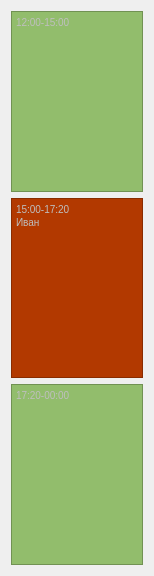
                     <widget class="QWidget" name="scrollAreaWidgetContents_6">
                      <property name="geometry">
                       <rect>
                        <x>0</x>
                        <y>0</y>
                        <width>154</width>
                        <height>576</height>
                       </rect>
                      </property>
                      <layout class="QVBoxLayout" name="verticalLayout_18">
                       <item>
                        <widget class="QTextEdit" name="textEdit_14">
                         <property name="enabled">
                          <bool>false</bool>
                         </property>
                         <property name="minimumSize">
                          <size>
                           <width>0</width>
                           <height>50</height>
                          </size>
                         </property>
                         <property name="maximumSize">
                          <size>
                           <width>16777215</width>
                           <height>16777215</height>
                          </size>
                         </property>
                         <property name="styleSheet">
                          <string notr="true">background-color: rgb(146, 189, 108);</string>
                         </property>
                         <property name="html">
                          <string>&lt;!DOCTYPE HTML PUBLIC &quot;-//W3C//DTD HTML 4.0//EN&quot; &quot;http://www.w3.org/TR/REC-html40/strict.dtd&quot;&gt;
&lt;html&gt;&lt;head&gt;&lt;meta name=&quot;qrichtext&quot; content=&quot;1&quot; /&gt;&lt;style type=&quot;text/css&quot;&gt;
p, li { white-space: pre-wrap; }
&lt;/style&gt;&lt;/head&gt;&lt;body style=&quot; font-family:'MS Shell Dlg 2'; font-size:7.8pt; font-weight:400; font-style:normal;&quot;&gt;
&lt;p style=&quot; margin-top:0px; margin-bottom:0px; margin-left:0px; margin-right:0px; -qt-block-indent:0; text-indent:0px;&quot;&gt;12:00-15:00&lt;/p&gt;&lt;/body&gt;&lt;/html&gt;</string>
                         </property>
                        </widget>
                       </item>
                       <item>
                        <widget class="QTextEdit" name="textEdit_15">
                         <property name="enabled">
                          <bool>false</bool>
                         </property>
                         <property name="minimumSize">
                          <size>
                           <width>0</width>
                           <height>50</height>
                          </size>
                         </property>
                         <property name="maximumSize">
                          <size>
                           <width>16777215</width>
                           <height>16777215</height>
                          </size>
                         </property>
                         <property name="styleSheet">
                          <string notr="true">background-color: rgb(178, 57, 0);</string>
                         </property>
                         <property name="html">
                          <string>&lt;!DOCTYPE HTML PUBLIC &quot;-//W3C//DTD HTML 4.0//EN&quot; &quot;http://www.w3.org/TR/REC-html40/strict.dtd&quot;&gt;
&lt;html&gt;&lt;head&gt;&lt;meta name=&quot;qrichtext&quot; content=&quot;1&quot; /&gt;&lt;style type=&quot;text/css&quot;&gt;
p, li { white-space: pre-wrap; }
&lt;/style&gt;&lt;/head&gt;&lt;body style=&quot; font-family:'MS Shell Dlg 2'; font-size:7.8pt; font-weight:400; font-style:normal;&quot;&gt;
&lt;p style=&quot; margin-top:0px; margin-bottom:0px; margin-left:0px; margin-right:0px; -qt-block-indent:0; text-indent:0px;&quot;&gt;15:00-17:20&lt;/p&gt;
&lt;p style=&quot; margin-top:0px; margin-bottom:0px; margin-left:0px; margin-right:0px; -qt-block-indent:0; text-indent:0px;&quot;&gt;Иван&lt;/p&gt;&lt;/body&gt;&lt;/html&gt;</string>
                         </property>
                        </widget>
                       </item>
                       <item>
                        <widget class="QTextEdit" name="textEdit_16">
                         <property name="enabled">
                          <bool>false</bool>
                         </property>
                         <property name="minimumSize">
                          <size>
                           <width>0</width>
                           <height>50</height>
                          </size>
                         </property>
                         <property name="maximumSize">
                          <size>
                           <width>16777215</width>
                           <height>16777215</height>
                          </size>
                         </property>
                         <property name="styleSheet">
                          <string notr="true">background-color: rgb(146, 189, 108);</string>
                         </property>
                         <property name="html">
                          <string>&lt;!DOCTYPE HTML PUBLIC &quot;-//W3C//DTD HTML 4.0//EN&quot; &quot;http://www.w3.org/TR/REC-html40/strict.dtd&quot;&gt;
&lt;html&gt;&lt;head&gt;&lt;meta name=&quot;qrichtext&quot; content=&quot;1&quot; /&gt;&lt;style type=&quot;text/css&quot;&gt;
p, li { white-space: pre-wrap; }
&lt;/style&gt;&lt;/head&gt;&lt;body style=&quot; font-family:'MS Shell Dlg 2'; font-size:7.8pt; font-weight:400; font-style:normal;&quot;&gt;
&lt;p style=&quot; margin-top:0px; margin-bottom:0px; margin-left:0px; margin-right:0px; -qt-block-indent:0; text-indent:0px;&quot;&gt;17:20-00:00&lt;/p&gt;&lt;/body&gt;&lt;/html&gt;</string>
                         </property>
                        </widget>
                       </item>
                      </layout>
                     </widget>
